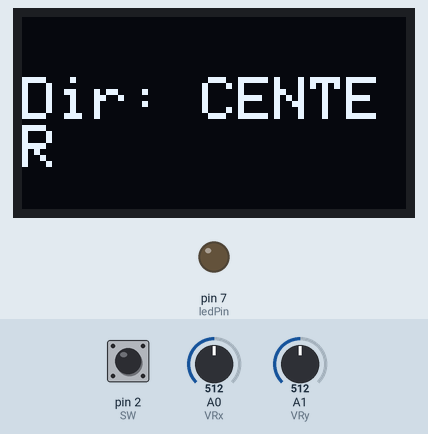
A sketch run on a simulated Arduino Uno, built with avr-gcc and run on an emulated ATmega328P. On the bench: 128×64 one-colour display, output pins drawn as LEDs (lit = HIGH). Inputs (shaded band) come from the test bench; at power-on: pin 2 (SW) HIGH, A0 (VRx) = 512, A1 (VRy) = 512.

Above: at 2.2 s.
2.3 s: pin 2 (SW) pulled LOW for 0.25 s
At 2.56 s:
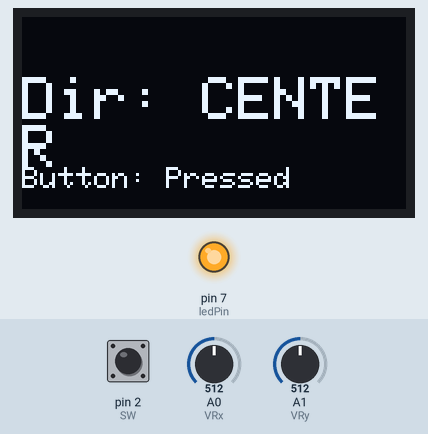
4.1 s: A0 (VRx) set to 583
5.6 s: A0 (VRx) set to 611
At 6.8 s:
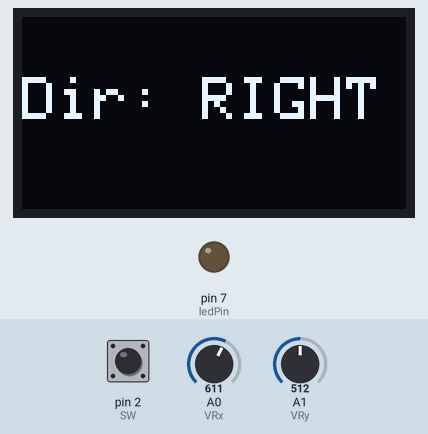
7.1 s: pin 2 (SW) pulled LOW for 1 s
At 7.9 s:
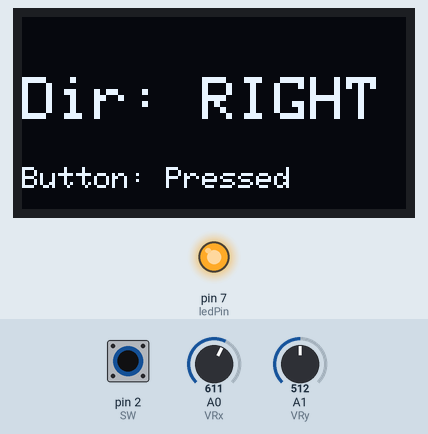
9.6 s: A0 (VRx) set to 390
At 10.2 s:
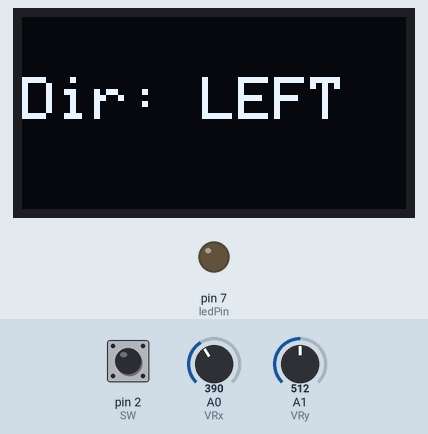
11.2 s: pin 2 (SW) pulled LOW for 0.25 s
At 11.45 s:
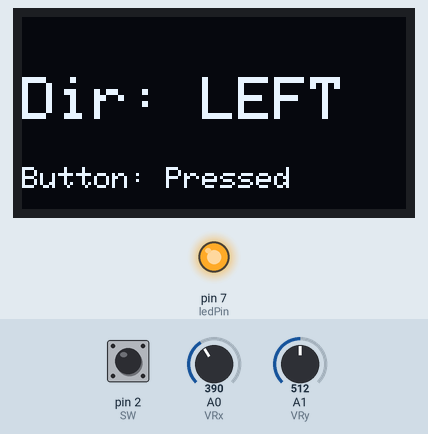
Timing chart, 0 to 14.0 s (numbered marks = the images above; inputs shaded):
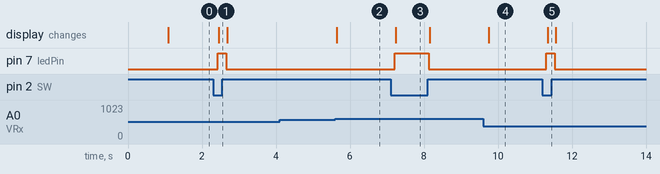

The sketch:

joystick_oled_spi.ino
```cpp
/*
Source code for SPI SSD1306 OLED Display with Arduino
Uses the SPI.h library for SPI communication
*/

#include <SPI.h>
#include <Adafruit_GFX.h>
#include <Adafruit_SSD1306.h>

#define SCREEN_WIDTH 128
#define SCREEN_HEIGHT 64

// SPI pins for the OLED
#define OLED_MOSI   11
#define OLED_CLK    13
#define OLED_DC     8
#define OLED_CS     10
#define OLED_RESET  9

Adafruit_SSD1306 display(SCREEN_WIDTH, SCREEN_HEIGHT,
                         &SPI, OLED_DC, OLED_RESET, OLED_CS);

// Joystick pins
const int VRx = A0;
const int VRy = A1;
const int SW = 2;

// LED pin
const int ledPin = 7;

void setup() {
  pinMode(SW, INPUT_PULLUP);  // Joystick button
  pinMode(ledPin, OUTPUT);    // LED output
  Serial.begin(9600);

  // Initialize OLED
  if (!display.begin(SSD1306_SWITCHCAPVCC)) {
    Serial.println("OLED not found");
    while (true);  // Halt
  }

  display.clearDisplay();
  display.setTextSize(2);
  display.setTextColor(SSD1306_WHITE);
  display.setCursor(10, 20);
  display.println("Joystick");
  display.display();
  delay(1000);
}

void loop() {
  int x = analogRead(VRx);
  int y = analogRead(VRy);
  int sw = digitalRead(SW);  // LOW when pressed

  String direction = getDirection(x, y);

  // OLED Display
  display.clearDisplay();
  display.setTextSize(2);
  display.setCursor(0, 20);
  display.print("Dir: ");
  display.println(direction);

  if (sw == LOW) {
    digitalWrite(ledPin, HIGH);  // Turn on LED
    display.setTextSize(1);
    display.setCursor(0, 50);
    display.print("Button: Pressed");
  } else {
    digitalWrite(ledPin, LOW);   // Turn off LED
  }

  display.display();
  delay(200);
}

String getDirection(int x, int y) {
  if (x < 400) return "LEFT";
  else if (x > 600) return "RIGHT";
  else if (y < 400) return "UP";
  else if (y > 600) return "DOWN";
  else return "CENTER";
}
```

Measured:
- the behaviour switches between 600 and 601 on A0 (VRx) (found by bisection; images 1 and 2)
- after the input at 2.3 s, pin 7 (ledPin): LOW → HIGH after 0.13 s, → LOW 0.23 s later; the display: changes after 0.15 s (image 1)
- after the input at 4.1 s, every drawn part: stays the same
- after the input at 5.6 s, the display: changes at once (image 2)
- after the input at 7.1 s, pin 7 (ledPin): LOW → HIGH after 0.11 s, → LOW 0.92 s later; the display: changes after 0.14 s (image 3)
- after the input at 9.6 s, the display: changes after 0.14 s (image 4)
- after the input at 11.2 s, pin 7 (ledPin): LOW → HIGH after 0.11 s, → LOW 0.23 s later; the display: changes after 0.14 s (image 5)
